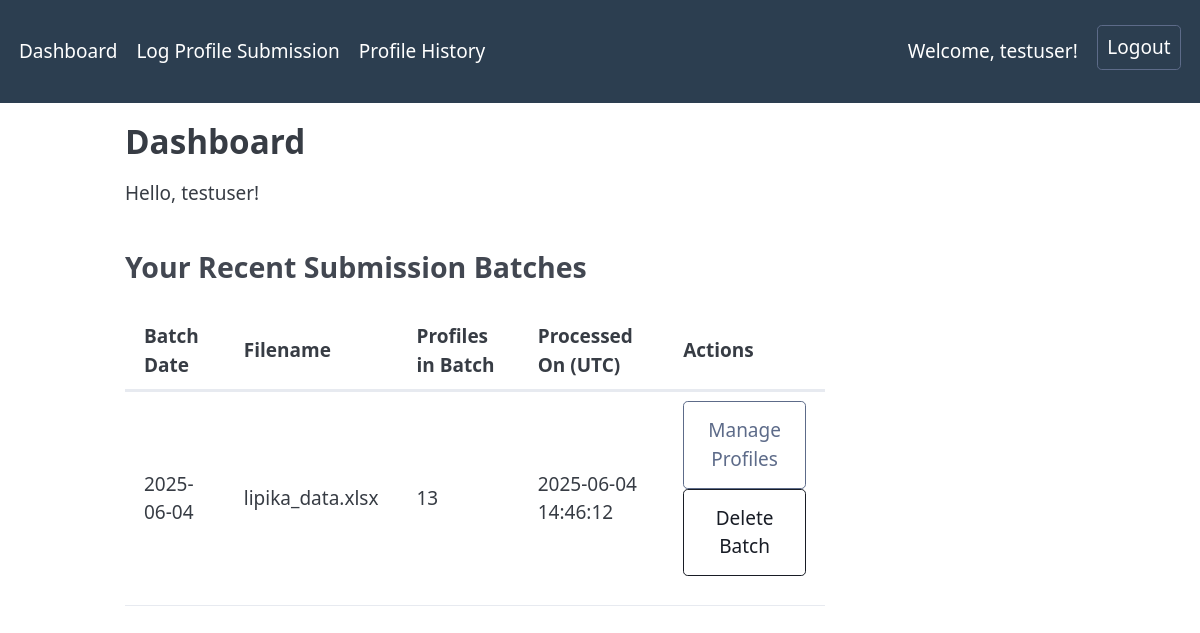
The app's page /dashboard (signed in) with its own data.
### models.py (models this page shows, shortened)
class User(UserMixin, db.Model):
    __tablename__ = 'users'
    id = db.Column(db.Integer, primary_key=True)
    username = db.Column(db.String(80), unique=True, nullable=False)
    password_hash = db.Column(db.String(200), nullable=False)
    role = db.Column(db.String(20), nullable=False, default='member')
    submission_batches = db.relationship('SubmissionBatch', backref='submitter', lazy=True)

class SubmissionBatch(db.Model):
    __tablename__ = 'submission_batches'
    id = db.Column(db.Integer, primary_key=True)
    submission_date = db.Column(db.Date, nullable=False, default=date.today)
    user_id = db.Column(db.Integer, db.ForeignKey('users.id'), nullable=False)
    uploaded_filename = db.Column(db.String(255), nullable=True)
    processed_timestamp = db.Column(db.DateTime, nullable=False, default=datetime.utcnow)
    number_of_profiles = db.Column(db.Integer, nullable=False, default=0)
    profiles = db.relationship('Profile', backref='batch', lazy=True, cascade="all, delete-orphan")

### main.py (the view)
@main_bp.route('/')
@main_bp.route('/dashboard')
@login_required
def dashboard():
    user_submissions_display = []
    current_month_total_display = 0
    if current_user.role == 'manager':
        batches = SubmissionBatch.query.order_by(SubmissionBatch.processed_timestamp.desc()).limit(10).all()
        user_submissions_display = batches
        now_dt = datetime.now(timezone.utc)
        if db.engine.name == 'sqlite':
            current_month_sum_obj = db.session.query(func.sum(SubmissionBatch.number_of_profiles))\
                                .filter(func.strftime('%Y-%m', SubmissionBatch.submission_date) == now_dt.strftime('%Y-%m'))\
                                .scalar()
        else:
            current_month_sum_obj = db.session.query(func.sum(SubmissionBatch.number_of_profiles))\
                                .filter(db.extract('year', SubmissionBatch.submission_date) == now_dt.year)\
                                .filter(db.extract('month', SubmissionBatch.submission_date) == now_dt.month)\
                                .scalar()
        current_month_total_display = current_month_sum_obj if current_month_sum_obj is not None else 0
    else:
        batches = SubmissionBatch.query.filter_by(user_id=current_user.id)\
                                     .order_by(SubmissionBatch.processed_timestamp.desc())\
                                     .limit(10).all()
        user_submissions_display = batches
    return render_template('dashboard.html',
                           title='Dashboard',
                           submissions=user_submissions_display,
                           current_month_total=current_month_total_display)

### templates/dashboard.html (shortened to what this page needs)
{% extends "base.html" %}
{% block content %}
    <h2>Dashboard</h2>
    {% if current_user.is_authenticated %}
        <p>Hello, {{ current_user.username }}!</p>
        {% if current_user.role == 'manager' %}
            {% if current_month_total is not none %}
            <div style="padding: 10px; margin-bottom: 20px; background-color: var(--pico-muted-background-color, #e9ecef); border-radius: var(--pico-border-radius);">
                <h4>Current Month's Insights</h4>
                <p><strong>Total Profiles Submitted This Month: {{ current_month_total }}</strong></p>
            </div>
            {% endif %}
            <h3>All Team Submission Batches</h3>
        {% else %}
            <h3>Your Recent Submission Batches</h3>
        {% endif %}
        {% if submissions %}
            <table class="dashboard-table">
                <thead>
                    <tr>
                        <th>Batch Date</th>
                        <th>Filename</th>
                        <th>Profiles in Batch</th>
                        <th>Processed On (UTC)</th>
                        <th class="actions-column-header">Actions</th>
                    </tr>
                </thead>
                <tbody>
                    {% for batch in submissions %}
                    <tr>
                        <td>{{ batch.submission_date.strftime('%Y-%m-%d') }}</td>
                        <td>{{ batch.uploaded_filename }}</td>
                        <td>{{ batch.number_of_profiles }}</td>
                        <td>{{ batch.processed_timestamp.strftime('%Y-%m-%d %H:%M:%S') }}</td>
                        <td class="actions-cell">
                            {% if batch.user_id == current_user.id %}
                                <a href="{{ url_for('main.manage_batch_profiles', batch_id=batch.id) }}"
                                   role="button" class="outline secondary action-button edit-button">Manage Profiles</a>
                                <form method="POST" action="{{ url_for('main.delete_submission_batch', batch_id=batch.id) }}" class="action-form delete-form"
                                      onsubmit="return confirm('Are you sure you want to delete this ENTIRE batch and all its profiles? This action cannot be undone.');">
                                    <button type="submit" role="button" class="outline contrast action-button delete-button">Delete Batch</button>
                                </form>
                            {% elif current_user.role == 'manager' %}
                                <a href="{{ url_for('main.manage_batch_profiles', batch_id=batch.id) }}"
                                   role="button" class="outline secondary action-button edit-button">View Profiles</a>
                            {% endif %}
                        </td>
                    </tr>
                    {% endfor %}
                </tbody>
            </table>
        {% else %}
            {% if current_user.role == 'manager' %}
                <p>No submission batches found for the team yet.</p>
            {% else %}
                <p>You haven't uploaded any profile sheets yet. <a href="{{ url_for('main.create_submission') }}" role="button">Upload one now!</a></p>
            {% endif %}
        {% endif %}
    {% else %}
        <p>Please <a href="{{ url_for('auth.login') }}" role="button">login</a> to see the dashboard.</p>
    {% endif %}
{% endblock %}

### templates/base.html (shortened to what this page needs)
<!DOCTYPE html>
<html lang="en">
<head>
    <link rel="stylesheet" href="https://cdn.jsdelivr.net/npm/@picocss/pico@latest/css/pico.min.css">
    <link rel="stylesheet" href="{{ url_for('static', filename='css/style.css') }}">
</head>
<body>
    <nav class="container-fluid">
        <ul>
            <li><a href="{{ url_for('main.dashboard') }}">Dashboard</a></li>
            {% if current_user.is_authenticated %}
                <li><a href="{{ url_for('main.create_submission') }}">Log Profile Submission</a></li>
                <li><a href="{{ url_for('main.profile_history') }}">Profile History</a></li>
            {% endif %}
        </ul>
        <ul>
            {% if current_user.is_authenticated %}
                <li><span class="user-info">Welcome, {{ current_user.username }}!</span></li>
                <li><a href="{{ url_for('auth.logout') }}" role="button" class="secondary outline">Logout</a></li>
            {% else %}
                <li><a href="{{ url_for('auth.login') }}" role="button">Login</a></li>
            {% endif %}
        </ul>
    </nav>
    <main class="container">
        <div class="content">
            {% block content %}{% endblock %}
        </div>
    </main>
</body>
</html>

### static/css/style.css (style rules this page uses)
:root { --pico-background-color: #f0f2f5; --pico-card-background-color: #ffffff; --pico-primary: #5cb85c; --pico-primary-hover: #4cae4c; --pico-primary-focus: rgba(92, 184, 92, 0.25); --pico-primary-inverse: #ffffff; }
nav.container-fluid { background-color: #2c3e50; padding-top: 0.75rem; padding-bottom: 0.75rem; color: white; }
nav.container-fluid li > strong a, nav.container-fluid ul li a, nav.container-fluid ul li span.user-info { color: white; }
.dashboard-table { width: auto; max-width: 700px; margin-top: 1.5rem; margin-bottom: 1.5rem; }

### records on screen
User: username "testuser"
SubmissionBatch: submission_date "2025-06-04", uploaded_filename "lipika_data.xlsx", number_of_profiles "13", processed_timestamp "2025-06-04 14:46:12"
